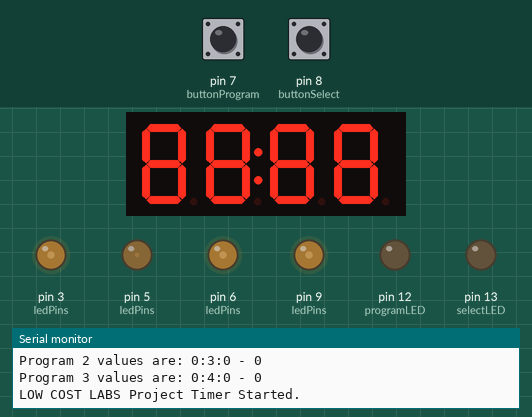
The sketch below on a simulated Arduino Uno, built with avr-gcc and run on an emulated ATmega328P. On the bench: 4-digit seven-segment display, output pins drawn as LEDs (lit = HIGH), the last lines printed to the serial monitor. The inputs (shaded band) are chosen by the test bench; at power-on: pin 7 (buttonProgram) HIGH, pin 8 (buttonSelect) HIGH. EEPROM starts erased.

Above: at 2.2 s.
2.3 s: pin 7 (buttonProgram) pulled LOW for 0.15 s
At 2.7 s:
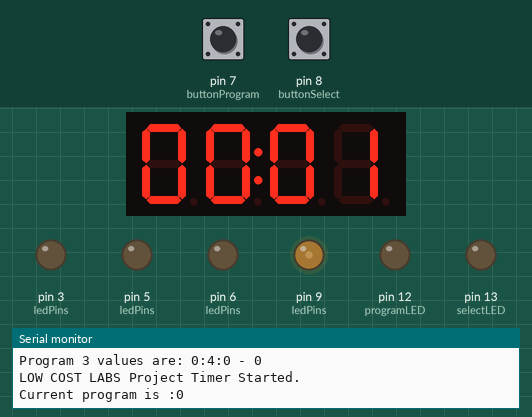
3.9 s: pin 7 (buttonProgram) pulled LOW for 1 s
At 4.4 s:
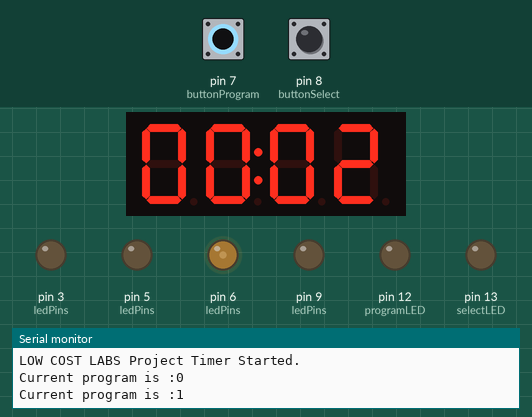
6.4 s: pin 8 (buttonSelect) pulled LOW for 0.15 s
8.9 s: pin 7 (buttonProgram) pulled LOW for 0.15 s
At 9.9 s:
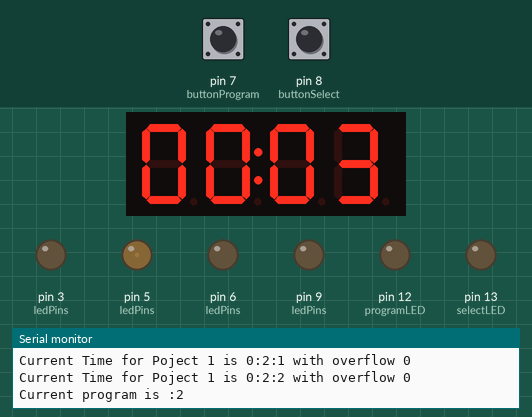
10.5 s: pin 7 (buttonProgram) pulled LOW for 3.2 s
At 12.0 s:
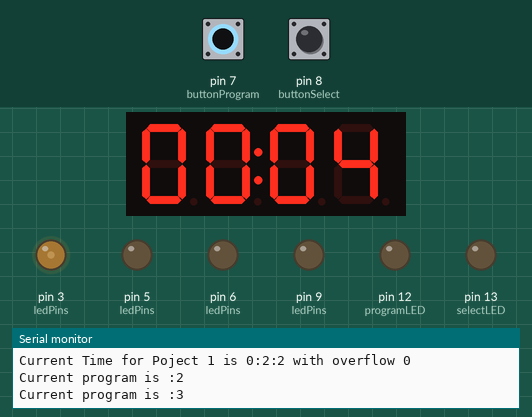
15.2 s: pin 8 (buttonSelect) pulled LOW for 1 s
Timing chart, 0 to 18.2 s (numbered marks = the images above; inputs shaded):
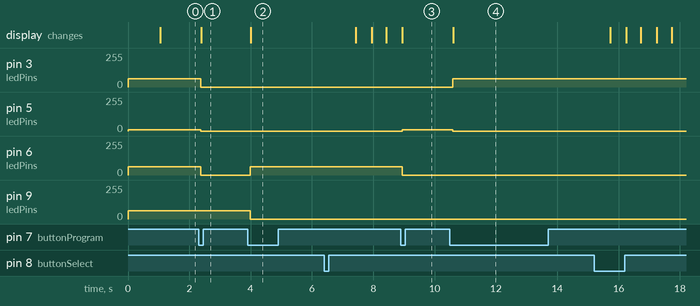

Measured:
- after the input at 2.3 s, pin 3 (ledPins), pin 6 (ledPins): 63/255 → 0/255 after 0.07 s; pin 5 (ledPins): 10/255 → 0/255 after 0.07 s; the display: changes after 0.09 s (image 1)
- after the input at 3.9 s, pin 6 (ledPins): 0/255 → 63/255 after 0.08 s; pin 9 (ledPins): 63/255 → 0/255 after 0.08 s; the display: changes after 0.10 s (image 2)
- after the input at 8.9 s, pin 5 (ledPins): 0/255 → 10/255 after 0.05 s; pin 6 (ledPins): 63/255 → 0/255 after 0.05 s; the display: first differs from a run without the input after 0.05 s (image 3)
- after the input at 10.5 s, pin 3 (ledPins): 0/255 → 63/255 after 0.09 s; pin 5 (ledPins): 10/255 → 0/255 after 0.09 s; the display: changes after 0.11 s (image 4)

The sketch:

ProjectTimer.ino
```cpp
/* Low Cost Labs Project Timer
  Program button selects one of 4 programs to time
  Select will start / stop timers
  LEDS indicate which program is timing
  Will time to 99HRS 59Mins then overflows
  - acutal time will be availble on serial output
  - program led will blink for each time it's overflowed *to do
*/

//#include "SevSeg.h"
//SevSeg sevseg; //Instantiate a seven segment controller object
#include <EEPROM.h>
#include <stdio.h>
#include <Arduino.h>
#include <TM1637Display.h>

// Module connection pins (Digital Pins)
#define CLK 10
#define DIO 11
#define LED0 9
#define LED1 6
#define LED2 5
#define LED3 3
#define buttonProgram 7
#define buttonSelect 8
#define programLED 12
#define selectLED 13
#define buttonProgramBrightness 63
#define buttonSelectBrightness 63

int buttonPins[] = {buttonProgram, buttonSelect};
int ledPins[] = {LED0, LED1, LED2, LED3};
int hours[5] = {0, 0, 0, 0, 0};
int minutes[5] = {0, 0, 0, 0, 0};
int seconds[5] = {0, 0, 0, 0, 0};
int counting[5] = {0, 0, 0, 0, 0};
int overflow[5] = {0, 0, 0, 0};
uint8_t data[] = { 0xff, 0xff, 0xff, 0xff };
uint8_t blank[] = { 0x00, 0x00, 0x00, 0x00 };
uint8_t LEDBrightness[] = {63, 63, 10, 63};

long displayTime = 0;
unsigned long debounceDelay = 50;
unsigned long longPressDelay = 2000;

typedef struct inputButton {
  uint8_t state;
  uint8_t longState;
  uint8_t lastState;
  uint32_t previousMillis;
};

inputButton buttons[2];

int currentProject = 4;
int setCurrentProject = 0;
int run = 0;
int toggleRun = 0;

char stringBuffer[100];

TM1637Display display(CLK, DIO);

void setup() {
  /** the current address in the EEPROM (i.e. which byte we're going to write to next) **/
  //  int addr = 0;
  //  for (int i = 0; i < 4; i++) {
  //    EEPROM.write((addr + i), (i * 10 + i));
  //    EEPROM.write((addr + i + 4), (i * 10 + i));
  //    EEPROM.write((addr + i + 8), 0);
  //    EEPROM.write((addr + i + 12), 0);
  //  }
  //  Serial.println("Initial EEPROM Values written.");
  //
  for (int i = 0; i < 2; i++) {
    buttons[i].state = 1;
    buttons[i].longState = 1;
    buttons[i].lastState = 1;
  }
  Serial.begin(115200);

  for (int i = 0; i < 4; i++) {
    pinMode(ledPins[i], OUTPUT);
    analogWrite(ledPins[i], LEDBrightness[i]);
  }

  pinMode(buttonProgram, INPUT_PULLUP);
  pinMode(buttonSelect, INPUT_PULLUP);
  pinMode(programLED, OUTPUT);
  pinMode(selectLED, OUTPUT);
  analogWrite(programLED, buttonProgramBrightness);
  analogWrite(selectLED, buttonSelectBrightness);

  Serial.println("Reading EEPROM Values.");
  readTimers();
  for (int i = 0; i < 4; i++) {
    sprintf(stringBuffer, "Program %i values are: %d:%d:%d - %d", i, hours[i], minutes[i], seconds[i], overflow[i]);
    Serial.println(stringBuffer);
  }
  display.setBrightness(0x01);
  display.setSegments(data);
  Serial.println("LOW COST LABS Project Timer Started.");
  delay(1000);
}

void loop() {
  static unsigned long timer = millis();
  static int deciSeconds = 0;
  displayTime = hours[currentProject] * 100 + minutes[currentProject];
  debounceButtons();
  checkProgram();

  if (millis() - timer >= 100) {
    timer += 100;
    if (run == 1) {
      deciSeconds++; // 100 milliSeconds is equal to 1 deciSecond
    }
    if (deciSeconds == 5) { // Reset to 0 after counting for 1000 seconds.
      display.showNumberDecEx(displayTime, 0b01000000, true, 4, 0);
    }
    if (deciSeconds == 10) { // Reset to 0 after counting for 1000 seconds.
      deciSeconds = 0;
      display.showNumberDecEx(displayTime, 0b00000000, true, 4, 0); // No Colon
      seconds[currentProject]++;
      if (seconds[currentProject] == 60 ) {
        seconds[currentProject] = 0;
        minutes[currentProject]++;
        if (minutes[currentProject] == 60) {
          minutes[currentProject] = 0;
          hours[currentProject]++;
        }
      }
      storeTimers();
      sprintf(stringBuffer, "Current Time for Poject %i is %d:%d:%d with overflow %d", currentProject, hours[currentProject], minutes[currentProject], seconds[currentProject], overflow[currentProject]);
      Serial.println(stringBuffer);
    }
  }
  if (run == 0) {
    display.showNumberDecEx(displayTime, 0b01000000, true, 4, 0);
  }
}

void storeTimers() {
  /** the current address in the EEPROM (i.e. which byte we're going to write to next) **/
  int addr = 0;
  for (int i = 0; i < 4; i++) {
    EEPROM.write((addr + i), hours[i]);
    EEPROM.write((addr + i + 4), minutes[i]);
    EEPROM.write((addr + i + 8), seconds[i]);
    EEPROM.write((addr + i + 12), overflow[i]);
  }
  //  Serial.println("EEPROM Values written.");
}

void readTimers() {
  /** the current address in the EEPROM (i.e. which byte we're going to write to next) **/
  int addr = 0;
  for (int i = 0; i < 4; i++) {
    hours[i] = EEPROM.read(addr + i);
    minutes[i] = EEPROM.read(addr + i + 4);
    seconds[i] = EEPROM.read(addr + i + 8);
    overflow[i] = EEPROM.read(addr + i + 12);
    if (hours[i] > 99) {
      hours[i] = 0;
    }
    if (minutes[i] > 99) {
      minutes[i] = i + 1;
    }
    if (seconds[i] > 99) {
      seconds[i] = 0;
    }
    if (overflow[i] == 255) {
      overflow[i] = 0;
    }
  }
  hours[4] = 88;
  minutes[4] = 88;
  //  Serial.println("EEPROM Values read.");
}

void setLEDS() {
  //  Serial.print("Setting LEDs. Current Project is : "); Serial.print(currentProject);
  //  Serial.print(" LED"); Serial.print(ledPins[currentProject]);
  //  Serial.print(" Brightness : "); Serial.println( LEDBrightness[currentProject]);
  if (currentProject < 4) {
    for (int i = 0; i < 4; i++) {
      digitalWrite(ledPins[i], LOW);
    }
    analogWrite(ledPins[currentProject], LEDBrightness[currentProject]);
  } else {
    for (int i = 0; i < 4; i++) {
      analogWrite(ledPins[currentProject], LEDBrightness[currentProject]);
    }
  }
}

void debounceButtons() {
  for (int i = 0; i < 2; i++) {
    // read the state of the switch into a local variable:
    int reading = digitalRead(buttonPins[i]);
    if (reading != buttons[i].lastState) {
      // reset the debouncing timer
      //      Serial.println("Button state change detected");
      buttons[i].previousMillis = millis();
    }
    if ((millis() - buttons[i].previousMillis) > debounceDelay) {
      if (reading != buttons[i].state) {
        buttons[i].state = reading;                           // button is debounced, short press
        //        Serial.println("Button debounced");
      }
    }
    if ((millis() - buttons[i].previousMillis) > longPressDelay) {
      if (reading != buttons[i].longState) {
        buttons[i].longState = reading;                           // button is debounced, short press
        //        Serial.println("Button Long Press Detected");
      }
    }
    if (reading == 1) {
      buttons[i].state = 1;
      buttons[i].longState = 1;
    }
    buttons[i].lastState = reading;
  }
}

void checkProgram () {
  if ((setCurrentProject == 0) && (buttons[0].state == 0)) {
    setCurrentProject = 1;
    run = 0;                          // pause all programmes while cycling through
    currentProject++;
    if (currentProject > 3) {
      currentProject = 0;
    }
    displayTime = hours[currentProject] * 100 + minutes[currentProject];
    Serial.print("Current program is :"); Serial.println(currentProject);
    setLEDS();
  }
  if (buttons[0].state == 1) {
    setCurrentProject = 0;
  }
  if ((toggleRun == 0) && (buttons[1].state == 0) && (currentProject < 4)) {
    toggleRun = 1;
    if (run == 0) {
      run = 1;
      counting[currentProject] = 1;
    } else {
      run = 0;
    }
  }
  if (buttons[1].state == 1) {
    toggleRun = 0;
  }
  if ((buttons[1].longState == 0) && (counting[currentProject] == 1)) {
    Serial.print("Resetting Project "); Serial.println(currentProject);
    hours[currentProject] = 0;
    minutes[currentProject] = 0;
    counting[currentProject] = 0;
    run = 0;
    buttons[1].longState = 1;
    storeTimers();
  }
}
/// END ///
```
